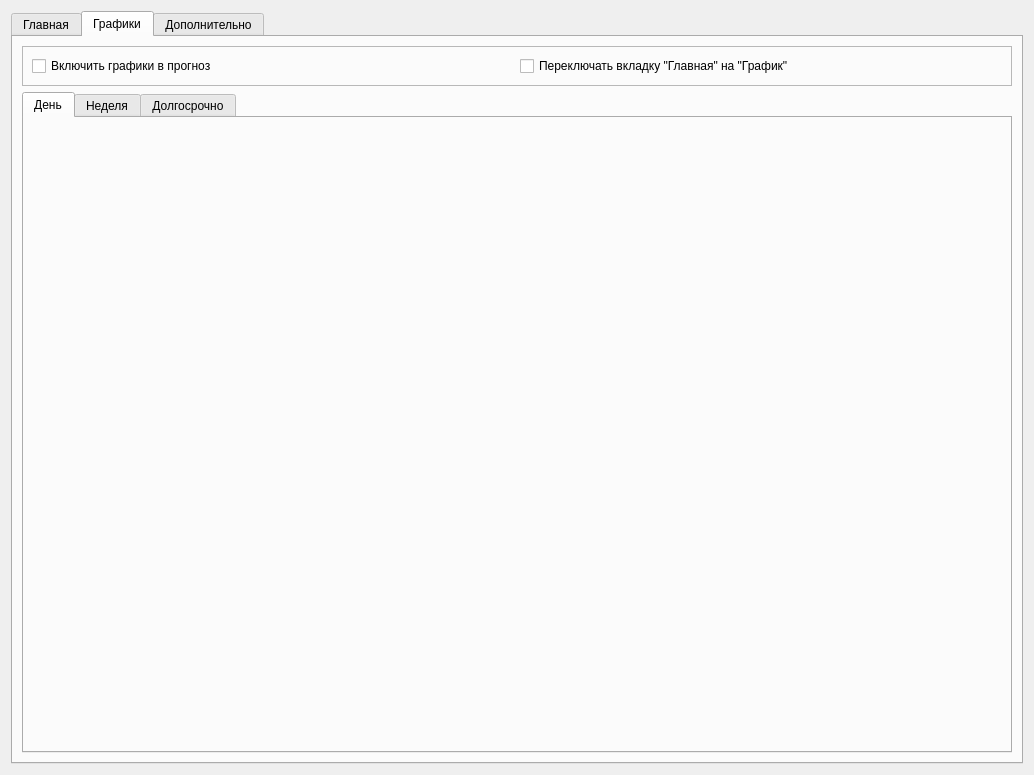
<?xml version="1.0" encoding="UTF-8"?>
<ui version="4.0">
 <class>Form</class>
 <widget class="QWidget" name="Form">
  <property name="geometry">
   <rect>
    <x>0</x>
    <y>0</y>
    <width>1034</width>
    <height>775</height>
   </rect>
  </property>
  <property name="windowTitle">
   <string>Form</string>
  </property>
  <layout class="QVBoxLayout" name="verticalLayout">
   <item>
    <widget class="QTabWidget" name="tabWidget">
     <property name="currentIndex">
      <number>1</number>
     </property>
     <widget class="QWidget" name="tab">
      <attribute name="title">
       <string>Главная</string>
      </attribute>
      <layout class="QVBoxLayout" name="verticalLayout_2">
       <item>
        <widget class="QFrame" name="frame">
         <property name="frameShape">
          <enum>QFrame::StyledPanel</enum>
         </property>
         <property name="frameShadow">
          <enum>QFrame::Raised</enum>
         </property>
         <layout class="QHBoxLayout" name="horizontalLayout">
          <item>
           <widget class="QLabel" name="label_8">
            <property name="sizePolicy">
             <sizepolicy hsizetype="Fixed" vsizetype="Fixed">
              <horstretch>0</horstretch>
              <verstretch>0</verstretch>
             </sizepolicy>
            </property>
            <property name="text">
             <string>Город:</string>
            </property>
           </widget>
          </item>
          <item>
           <widget class="QLineEdit" name="lineEditTown">
            <property name="minimumSize">
             <size>
              <width>180</width>
              <height>30</height>
             </size>
            </property>
            <property name="maximumSize">
             <size>
              <width>250</width>
              <height>16777215</height>
             </size>
            </property>
            <property name="text">
             <string>Москва</string>
            </property>
            <property name="placeholderText">
             <string>Местоположение</string>
            </property>
           </widget>
          </item>
          <item>
           <spacer name="horizontalSpacer">
            <property name="orientation">
             <enum>Qt::Horizontal</enum>
            </property>
            <property name="sizeType">
             <enum>QSizePolicy::Fixed</enum>
            </property>
            <property name="sizeHint" stdset="0">
             <size>
              <width>30</width>
              <height>20</height>
             </size>
            </property>
           </spacer>
          </item>
          <item>
           <widget class="QPushButton" name="btn_get_weather">
            <property name="sizePolicy">
             <sizepolicy hsizetype="Fixed" vsizetype="Fixed">
              <horstretch>0</horstretch>
              <verstretch>0</verstretch>
             </sizepolicy>
            </property>
            <property name="minimumSize">
             <size>
              <width>0</width>
              <height>20</height>
             </size>
            </property>
            <property name="maximumSize">
             <size>
              <width>140</width>
              <height>16777215</height>
             </size>
            </property>
            <property name="text">
             <string>Прогноз</string>
            </property>
           </widget>
          </item>
          <item>
           <spacer name="horizontalSpacer_2">
            <property name="orientation">
             <enum>Qt::Horizontal</enum>
            </property>
            <property name="sizeType">
             <enum>QSizePolicy::Fixed</enum>
            </property>
            <property name="sizeHint" stdset="0">
             <size>
              <width>30</width>
              <height>20</height>
             </size>
            </property>
           </spacer>
          </item>
          <item>
           <widget class="QLabel" name="label_3">
            <property name="sizePolicy">
             <sizepolicy hsizetype="Fixed" vsizetype="Fixed">
              <horstretch>0</horstretch>
              <verstretch>0</verstretch>
             </sizepolicy>
            </property>
            <property name="text">
             <string>погода:</string>
            </property>
           </widget>
          </item>
          <item>
           <widget class="QCheckBox" name="checkBoxCurrent">
            <property name="enabled">
             <bool>true</bool>
            </property>
            <property name="sizePolicy">
             <sizepolicy hsizetype="Fixed" vsizetype="Fixed">
              <horstretch>0</horstretch>
              <verstretch>0</verstretch>
             </sizepolicy>
            </property>
            <property name="autoFillBackground">
             <bool>false</bool>
            </property>
            <property name="text">
             <string>Текущая
(общее)</string>
            </property>
            <property name="checkable">
             <bool>true</bool>
            </property>
            <property name="checked">
             <bool>true</bool>
            </property>
           </widget>
          </item>
          <item>
           <widget class="QCheckBox" name="checkBoxDay">
            <property name="sizePolicy">
             <sizepolicy hsizetype="Fixed" vsizetype="Fixed">
              <horstretch>0</horstretch>
              <verstretch>0</verstretch>
             </sizepolicy>
            </property>
            <property name="text">
             <string>Сегодня
ежечасно</string>
            </property>
            <property name="checked">
             <bool>true</bool>
            </property>
           </widget>
          </item>
          <item>
           <widget class="QCheckBox" name="checkBoxWeek">
            <property name="sizePolicy">
             <sizepolicy hsizetype="Fixed" vsizetype="Fixed">
              <horstretch>0</horstretch>
              <verstretch>0</verstretch>
             </sizepolicy>
            </property>
            <property name="text">
             <string>Неделя
ежедневно</string>
            </property>
            <property name="checkable">
             <bool>true</bool>
            </property>
            <property name="checked">
             <bool>true</bool>
            </property>
           </widget>
          </item>
          <item>
           <widget class="QCheckBox" name="checkBox5day">
            <property name="sizePolicy">
             <sizepolicy hsizetype="Fixed" vsizetype="Fixed">
              <horstretch>0</horstretch>
              <verstretch>0</verstretch>
             </sizepolicy>
            </property>
            <property name="text">
             <string>5 дней 
по 3 часа</string>
            </property>
            <property name="checked">
             <bool>true</bool>
            </property>
           </widget>
          </item>
         </layout>
        </widget>
       </item>
       <item>
        <widget class="QScrollArea" name="scrollArea">
         <property name="widgetResizable">
          <bool>true</bool>
         </property>
         <widget class="QWidget" name="scrollAreaWidgetContents">
          <property name="geometry">
           <rect>
            <x>0</x>
            <y>0</y>
            <width>272</width>
            <height>567</height>
           </rect>
          </property>
          <layout class="QVBoxLayout" name="verticalLayout_3">
           <item>
            <widget class="QLabel" name="label_town">
             <property name="sizePolicy">
              <sizepolicy hsizetype="Fixed" vsizetype="Fixed">
               <horstretch>0</horstretch>
               <verstretch>0</verstretch>
              </sizepolicy>
             </property>
             <property name="text">
              <string>Город:  ...</string>
             </property>
            </widget>
           </item>
           <item>
            <widget class="Line" name="line_5">
             <property name="frameShadow">
              <enum>QFrame::Plain</enum>
             </property>
             <property name="lineWidth">
              <number>3</number>
             </property>
             <property name="orientation">
              <enum>Qt::Horizontal</enum>
             </property>
            </widget>
           </item>
           <item>
            <widget class="QFrame" name="frame_2">
             <property name="frameShape">
              <enum>QFrame::StyledPanel</enum>
             </property>
             <property name="frameShadow">
              <enum>QFrame::Raised</enum>
             </property>
             <layout class="QVBoxLayout" name="verticalLayout_4">
              <item alignment="Qt::AlignHCenter">
               <widget class="QLabel" name="label_2">
                <property name="sizePolicy">
                 <sizepolicy hsizetype="Fixed" vsizetype="Fixed">
                  <horstretch>0</horstretch>
                  <verstretch>0</verstretch>
                 </sizepolicy>
                </property>
                <property name="font">
                 <font>
                  <pointsize>14</pointsize>
                 </font>
                </property>
                <property name="text">
                 <string>&lt;html&gt;&lt;head/&gt;&lt;body&gt;&lt;p&gt;&lt;span style=&quot; font-weight:600;&quot;&gt;Текущая&lt;/span&gt;&lt;/p&gt;&lt;/body&gt;&lt;/html&gt;</string>
                </property>
               </widget>
              </item>
              <item>
               <spacer name="verticalSpacer">
                <property name="orientation">
                 <enum>Qt::Vertical</enum>
                </property>
                <property name="sizeType">
                 <enum>QSizePolicy::Fixed</enum>
                </property>
                <property name="sizeHint" stdset="0">
                 <size>
                  <width>20</width>
                  <height>20</height>
                 </size>
                </property>
               </spacer>
              </item>
              <item>
               <widget class="QLabel" name="label_current_weather">
                <property name="maximumSize">
                 <size>
                  <width>16777215</width>
                  <height>300</height>
                 </size>
                </property>
                <property name="font">
                 <font>
                  <family>Courier New</family>
                 </font>
                </property>
                <property name="text">
                 <string/>
                </property>
               </widget>
              </item>
             </layout>
            </widget>
           </item>
           <item>
            <widget class="Line" name="line">
             <property name="minimumSize">
              <size>
               <width>0</width>
               <height>10</height>
              </size>
             </property>
             <property name="frameShadow">
              <enum>QFrame::Plain</enum>
             </property>
             <property name="lineWidth">
              <number>1</number>
             </property>
             <property name="orientation">
              <enum>Qt::Horizontal</enum>
             </property>
            </widget>
           </item>
           <item>
            <widget class="QFrame" name="frame_3">
             <property name="frameShape">
              <enum>QFrame::StyledPanel</enum>
             </property>
             <property name="frameShadow">
              <enum>QFrame::Raised</enum>
             </property>
             <layout class="QVBoxLayout" name="verticalLayout_5">
              <item alignment="Qt::AlignHCenter">
               <widget class="QLabel" name="label_4">
                <property name="sizePolicy">
                 <sizepolicy hsizetype="Fixed" vsizetype="Fixed">
                  <horstretch>0</horstretch>
                  <verstretch>0</verstretch>
                 </sizepolicy>
                </property>
                <property name="font">
                 <font>
                  <pointsize>14</pointsize>
                 </font>
                </property>
                <property name="text">
                 <string>&lt;html&gt;&lt;head/&gt;&lt;body&gt;&lt;p&gt;&lt;span style=&quot; font-weight:600;&quot;&gt;День &lt;/span&gt;(сегодня)&lt;/p&gt;&lt;/body&gt;&lt;/html&gt;</string>
                </property>
               </widget>
              </item>
              <item>
               <spacer name="verticalSpacer_2">
                <property name="orientation">
                 <enum>Qt::Vertical</enum>
                </property>
                <property name="sizeType">
                 <enum>QSizePolicy::Fixed</enum>
                </property>
                <property name="sizeHint" stdset="0">
                 <size>
                  <width>20</width>
                  <height>20</height>
                 </size>
                </property>
               </spacer>
              </item>
              <item>
               <widget class="QLabel" name="label_day">
                <property name="font">
                 <font>
                  <family>Courier New</family>
                 </font>
                </property>
                <property name="text">
                 <string/>
                </property>
               </widget>
              </item>
             </layout>
            </widget>
           </item>
           <item>
            <widget class="Line" name="line_3">
             <property name="frameShadow">
              <enum>QFrame::Plain</enum>
             </property>
             <property name="lineWidth">
              <number>1</number>
             </property>
             <property name="orientation">
              <enum>Qt::Horizontal</enum>
             </property>
            </widget>
           </item>
           <item>
            <widget class="QFrame" name="frame_4">
             <property name="frameShape">
              <enum>QFrame::StyledPanel</enum>
             </property>
             <property name="frameShadow">
              <enum>QFrame::Raised</enum>
             </property>
             <layout class="QVBoxLayout" name="verticalLayout_6">
              <item alignment="Qt::AlignHCenter">
               <widget class="QLabel" name="label_5">
                <property name="sizePolicy">
                 <sizepolicy hsizetype="Fixed" vsizetype="Fixed">
                  <horstretch>0</horstretch>
                  <verstretch>0</verstretch>
                 </sizepolicy>
                </property>
                <property name="font">
                 <font>
                  <pointsize>14</pointsize>
                 </font>
                </property>
                <property name="text">
                 <string>&lt;html&gt;&lt;head/&gt;&lt;body&gt;&lt;p&gt;&lt;span style=&quot; font-weight:600;&quot;&gt;Неделя&lt;/span&gt;&lt;/p&gt;&lt;/body&gt;&lt;/html&gt;</string>
                </property>
               </widget>
              </item>
              <item>
               <spacer name="verticalSpacer_3">
                <property name="orientation">
                 <enum>Qt::Vertical</enum>
                </property>
                <property name="sizeType">
                 <enum>QSizePolicy::Fixed</enum>
                </property>
                <property name="sizeHint" stdset="0">
                 <size>
                  <width>20</width>
                  <height>20</height>
                 </size>
                </property>
               </spacer>
              </item>
              <item>
               <widget class="QLabel" name="label_week">
                <property name="font">
                 <font>
                  <family>Courier New</family>
                 </font>
                </property>
                <property name="text">
                 <string/>
                </property>
               </widget>
              </item>
             </layout>
            </widget>
           </item>
           <item>
            <widget class="Line" name="line_4">
             <property name="frameShadow">
              <enum>QFrame::Plain</enum>
             </property>
             <property name="lineWidth">
              <number>1</number>
             </property>
             <property name="orientation">
              <enum>Qt::Horizontal</enum>
             </property>
            </widget>
           </item>
           <item>
            <widget class="QFrame" name="frame_5">
             <property name="frameShape">
              <enum>QFrame::StyledPanel</enum>
             </property>
             <property name="frameShadow">
              <enum>QFrame::Raised</enum>
             </property>
             <layout class="QVBoxLayout" name="verticalLayout_7">
              <item alignment="Qt::AlignHCenter">
               <widget class="QLabel" name="label_7">
                <property name="sizePolicy">
                 <sizepolicy hsizetype="Fixed" vsizetype="Fixed">
                  <horstretch>0</horstretch>
                  <verstretch>0</verstretch>
                 </sizepolicy>
                </property>
                <property name="font">
                 <font>
                  <pointsize>14</pointsize>
                 </font>
                </property>
                <property name="text">
                 <string>&lt;html&gt;&lt;head/&gt;&lt;body&gt;&lt;p&gt;&lt;span style=&quot; font-weight:600;&quot;&gt;Долгосрочно &lt;/span&gt;(5 дней по 3 часа)&lt;/p&gt;&lt;/body&gt;&lt;/html&gt;</string>
                </property>
               </widget>
              </item>
              <item>
               <spacer name="verticalSpacer_4">
                <property name="orientation">
                 <enum>Qt::Vertical</enum>
                </property>
                <property name="sizeType">
                 <enum>QSizePolicy::Fixed</enum>
                </property>
                <property name="sizeHint" stdset="0">
                 <size>
                  <width>20</width>
                  <height>20</height>
                 </size>
                </property>
               </spacer>
              </item>
              <item>
               <widget class="QLabel" name="label_longhourly">
                <property name="font">
                 <font>
                  <family>Courier New</family>
                 </font>
                </property>
                <property name="text">
                 <string/>
                </property>
               </widget>
              </item>
             </layout>
            </widget>
           </item>
          </layout>
         </widget>
        </widget>
       </item>
      </layout>
     </widget>
     <widget class="QWidget" name="tab_3">
      <attribute name="title">
       <string>Графики</string>
      </attribute>
      <layout class="QVBoxLayout" name="verticalLayout_11">
       <item>
        <widget class="QFrame" name="frame_9">
         <property name="maximumSize">
          <size>
           <width>16777215</width>
           <height>50</height>
          </size>
         </property>
         <property name="frameShape">
          <enum>QFrame::StyledPanel</enum>
         </property>
         <property name="frameShadow">
          <enum>QFrame::Raised</enum>
         </property>
         <layout class="QHBoxLayout" name="horizontalLayout_3">
          <item>
           <widget class="QCheckBox" name="checkBoxEnableGraph">
            <property name="text">
             <string>Включить графики в прогноз</string>
            </property>
           </widget>
          </item>
          <item>
           <widget class="QCheckBox" name="checkBoxMainToGraph">
            <property name="text">
             <string>Переключать вкладку &quot;Главная&quot; на &quot;График&quot;</string>
            </property>
           </widget>
          </item>
         </layout>
        </widget>
       </item>
       <item>
        <widget class="QTabWidget" name="tabWidget_2">
         <property name="currentIndex">
          <number>0</number>
         </property>
         <widget class="QWidget" name="tab_4">
          <attribute name="title">
           <string>День</string>
          </attribute>
          <layout class="QVBoxLayout" name="verticalLayout_12">
           <item>
            <layout class="QVBoxLayout" name="layoutGraphDay"/>
           </item>
          </layout>
         </widget>
         <widget class="QWidget" name="tab_5">
          <attribute name="title">
           <string>Неделя</string>
          </attribute>
          <layout class="QVBoxLayout" name="verticalLayout_13">
           <item>
            <layout class="QVBoxLayout" name="layoutGraphWeek"/>
           </item>
          </layout>
         </widget>
         <widget class="QWidget" name="tab_6">
          <attribute name="title">
           <string>Долгосрочно</string>
          </attribute>
          <layout class="QVBoxLayout" name="verticalLayout_14">
           <item>
            <layout class="QVBoxLayout" name="layoutGraph5day"/>
           </item>
          </layout>
         </widget>
        </widget>
       </item>
      </layout>
     </widget>
     <widget class="QWidget" name="tab_2">
      <attribute name="title">
       <string>Дополнительно</string>
      </attribute>
      <layout class="QVBoxLayout" name="verticalLayout_8">
       <item>
        <widget class="QFrame" name="frame_6">
         <property name="frameShape">
          <enum>QFrame::StyledPanel</enum>
         </property>
         <property name="frameShadow">
          <enum>QFrame::Raised</enum>
         </property>
         <layout class="QVBoxLayout" name="verticalLayout_9">
          <item alignment="Qt::AlignHCenter">
           <widget class="QLabel" name="label_6">
            <property name="sizePolicy">
             <sizepolicy hsizetype="Fixed" vsizetype="Fixed">
              <horstretch>0</horstretch>
              <verstretch>0</verstretch>
             </sizepolicy>
            </property>
            <property name="text">
             <string>Интересная информация</string>
            </property>
           </widget>
          </item>
          <item>
           <widget class="QFrame" name="frame_7">
            <property name="maximumSize">
             <size>
              <width>16777215</width>
              <height>50</height>
             </size>
            </property>
            <property name="frameShape">
             <enum>QFrame::StyledPanel</enum>
            </property>
            <property name="frameShadow">
             <enum>QFrame::Raised</enum>
            </property>
            <layout class="QHBoxLayout" name="horizontalLayout_2">
             <item>
              <widget class="QLineEdit" name="lineEditTownAirPollution">
               <property name="minimumSize">
                <size>
                 <width>0</width>
                 <height>30</height>
                </size>
               </property>
               <property name="inputMask">
                <string/>
               </property>
               <property name="placeholderText">
                <string>Местоположение</string>
               </property>
              </widget>
             </item>
             <item>
              <spacer name="horizontalSpacer_3">
               <property name="orientation">
                <enum>Qt::Horizontal</enum>
               </property>
               <property name="sizeHint" stdset="0">
                <size>
                 <width>40</width>
                 <height>20</height>
                </size>
               </property>
              </spacer>
             </item>
             <item>
              <widget class="QPushButton" name="btnGetWeatherAirPollution">
               <property name="minimumSize">
                <size>
                 <width>0</width>
                 <height>30</height>
                </size>
               </property>
               <property name="text">
                <string>Получить прогноз</string>
               </property>
              </widget>
             </item>
            </layout>
           </widget>
          </item>
          <item>
           <widget class="QFrame" name="frame_8">
            <property name="frameShape">
             <enum>QFrame::StyledPanel</enum>
            </property>
            <property name="frameShadow">
             <enum>QFrame::Raised</enum>
            </property>
            <layout class="QVBoxLayout" name="verticalLayout_10">
             <item alignment="Qt::AlignHCenter">
              <widget class="QLabel" name="label_9">
               <property name="sizePolicy">
                <sizepolicy hsizetype="Fixed" vsizetype="Fixed">
                 <horstretch>0</horstretch>
                 <verstretch>0</verstretch>
                </sizepolicy>
               </property>
               <property name="text">
                <string>Атмосферное загрязнение (микрограмм на кубометр)</string>
               </property>
              </widget>
             </item>
             <item>
              <widget class="QLabel" name="label_air_pollution">
               <property name="font">
                <font>
                 <family>Courier New</family>
                </font>
               </property>
               <property name="text">
                <string>TextLabel</string>
               </property>
              </widget>
             </item>
            </layout>
           </widget>
          </item>
         </layout>
        </widget>
       </item>
      </layout>
     </widget>
    </widget>
   </item>
  </layout>
 </widget>
 <resources/>
 <connections/>
</ui>
